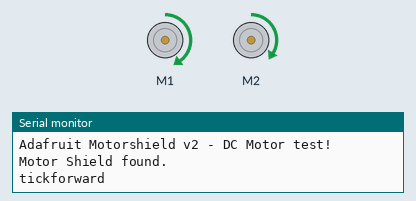
Simulated run of this sketch. Board: ESP32. Shown: 2 × DC motor (green arrow = forward, orange = backward, longer = faster), the last lines printed to the serial monitor.

Above: at 0.5 s.
At 1.2 s:
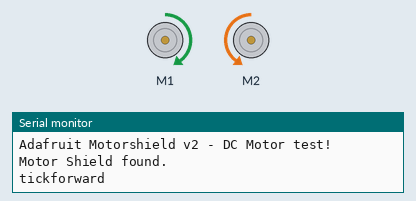
At 4.5 s:
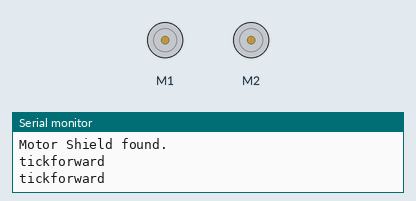
Timing chart, 0 to 5.8 s (numbered marks = the images above):
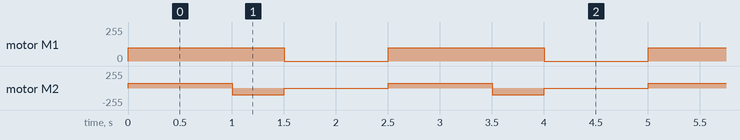

The sketch:

turn.ino
```cpp
/*
This is a test sketch for the Adafruit assembled Motor Shield for Arduino v2
It won't work with v1.x motor shields! Only for the v2's with built in PWM
control

For use with the Adafruit Motor Shield v2
---->	http://www.adafruit.com/products/1438
*/

#include <Wire.h>
#include <Adafruit_MotorShield.h>

int SDA_pin = 22;
int SCL_pin = 21;

// Create the motor shield object with the default I2C address
Adafruit_MotorShield AFMS = Adafruit_MotorShield();
// Or, create it with a different I2C address (say for stacking)
// Adafruit_MotorShield AFMS = Adafruit_MotorShield(0x61);

// Select which 'port' M1, M2, M3 or M4. In this case, M1
Adafruit_DCMotor *motor1 = AFMS.getMotor(1);
// You can also make another motor on port M2
Adafruit_DCMotor *motor2 = AFMS.getMotor(2);

void setup() {
  Serial.begin(115200);           // set up Serial library at 9600 bps
  Serial.println("Adafruit Motorshield v2 - DC Motor test!");

  // Initialize I2C with custom pins for ESP32 (default SDA_pin=21, SCL_pin=22)
  Wire.begin(SDA_pin, SCL_pin); // Replace with your SDA_pin/SCL_pin pins if different

  if (!AFMS.begin()) {         // create with the default frequency 1.6KHz
  // if (!AFMS.begin(1000)) {  // OR with a different frequency, say 1KHz
    Serial.println("Could not find Motor Shield. Check wiring.");
    while (1);
  }
  Serial.println("Motor Shield found.");

  // Set the initial speed to start, from 0 (off) to 255 (max speed) for both motors
  motor1->setSpeed(100);
  motor1->run(FORWARD);
  motor1->run(RELEASE);

  motor2->setSpeed(100);
  motor2->run(FORWARD);
  motor2->run(RELEASE);
}

void loop() {
  uint8_t i;

  Serial.print("tick");

  // Control motor1 (M1)
  motor1->run(FORWARD);
  motor1->setSpeed(100);

  // Control motor2 (M2)
  motor2->run(FORWARD);
  motor2->setSpeed(75);

  Serial.println("forward");
  delay(1000);

  // turn left
  turnLeft(); // Call the turnLeft function
  delay(1000);
}

void turnLeft() {
  // Set both motors to run at speed 100 but in opposite directions
  motor1->setSpeed(100);  // Motor 1 runs forward
  motor2->setSpeed(100);  // Motor 2 runs backward

  motor1->run(FORWARD);   // Motor 1 moves forward
  motor2->run(BACKWARD);  // Motor 2 moves backward
  delay(500);             // Turn left for 1 second (adjust as needed)

  // Stop motors after turning
  motor1->run(RELEASE);
  motor2->run(RELEASE);
}
```

Measured:
- by itself, motor M1: alternates forward 100/255 for 1.5 s and stopped for 1.0 s
- by itself, motor M2: repeats every 2.5 s: backward 100/255 0.50 s, stopped 1.0 s, forward 75/255 1.0 s
